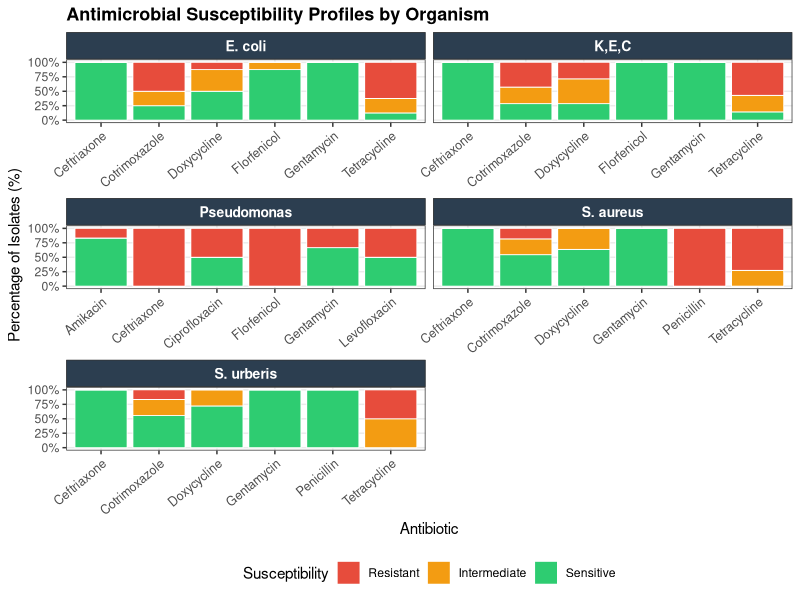
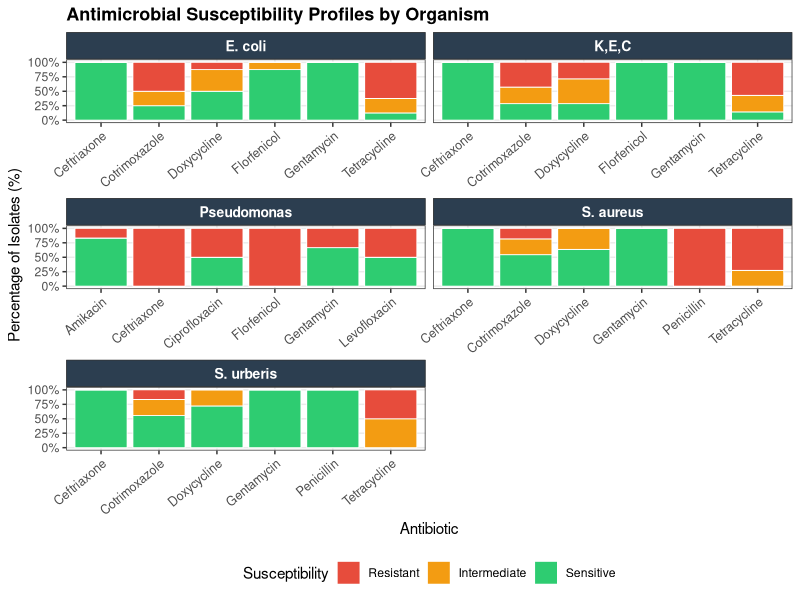

The R script that drew these images, in order:
## ---- chunk 1
library(ggplot2)
library(dplyr)
library(tidyr)
library(readr)
library(readxl)

raw <- read_xlsx("../data/2026_ast_data_amik.xlsx", na = c("", "NA"))

head(raw)

## ---- chunk 2
# Clean column names
colnames(raw) <- trimws(colnames(raw))

cat("✔ File loaded:", nrow(raw), "rows x", ncol(raw), "columns\n")
cat("  Columns:", paste(colnames(raw), collapse = ", "), "\n\n")

## ---- chunk 3

# Identify antibiotic columns (everything except ID and Bacteria)
id_col  <- "Isolate_ID"
org_col <- "Bacteria"
ab_cols <- setdiff(colnames(raw), c(id_col, org_col))

ast_long <- raw %>%
  rename(Isolate_ID = all_of(id_col),
         Organism   = all_of(org_col)) %>%
  
  # pivot_longer
  pivot_longer(
    cols      = all_of(ab_cols),
    names_to  = "Antibiotic",
    values_to = "Result"
  ) %>%
  
  filter(!is.na(Result)) %>%                          # drop untested (blank cells)
  mutate(
    Result     = toupper(trimws(Result)),
    Organism   = trimws(Organism),
    Antibiotic = trimws(Antibiotic)
  ) %>%
  
  filter(Result %in% c("S", "I", "R")) %>%            # keep only valid SIR values
  mutate(Result = factor(Result, levels = c("S","I","R"), ordered = TRUE))

cat("✔ Data reshaped:", nrow(ast_long), "observations (blanks excluded)\n")
cat("  Organisms  :", paste(sort(unique(ast_long$Organism)), collapse = " | "), "\n")
cat("  Antibiotics:", paste(sort(unique(ast_long$Antibiotic)), collapse = ", "), "\n\n")


## ---- chunk 4

tested_matrix <- ast_long %>%
  distinct(Organism, Antibiotic) %>%
  mutate(Tested = "✔") %>%
  pivot_wider(names_from = Antibiotic, values_from = Tested, values_fill = "—")

cat("  Antibiotics tested per organism:\n")
print(as.data.frame(tested_matrix), row.names = FALSE)
cat("\n")

## ---- chunk 5
cat(strrep("=", 65), "\n")
cat("RESISTANCE PROFILES PER ORGANISM\n")
cat(strrep("=", 65), "\n")

summary_table <- ast_long %>%
  group_by(Organism, Antibiotic) %>%
  summarise(
    n           = n(),
    S_n         = sum(Result == "S"),
    I_n         = sum(Result == "I"),
    R_n         = sum(Result == "R"),
    S_pct       = round(S_n / n * 100, 1),
    I_pct       = round(I_n / n * 100, 1),
    R_pct       = round(R_n / n * 100, 1),
    NonSusc_pct = round((I_n + R_n) / n * 100, 1),
    .groups = "drop"
  )

for (org in sort(unique(summary_table$Organism))) {
  sub <- summary_table %>% filter(Organism == org)
  n_isolates <- ast_long %>% filter(Organism == org) %>%
    distinct(Isolate_ID) %>% nrow()
  cat(sprintf("\n  Organism: %-20s | n = %d isolates\n", org, n_isolates))
  cat("  ", strrep("-", 62), "\n", sep = "")
  cat(sprintf("  %-18s %5s %7s  %5s %7s  %5s %7s  %9s\n",
              "Antibiotic","S","S%","I","I%","R","R%","NonSusc%"))
  cat("  ", strrep("-", 62), "\n", sep = "")
  for (i in seq_len(nrow(sub))) {
    cat(sprintf("  %-18s %5d %6.1f%%  %5d %6.1f%%  %5d %6.1f%%  %8.1f%%\n",
                sub$Antibiotic[i],
                sub$S_n[i], sub$S_pct[i],
                sub$I_n[i], sub$I_pct[i],
                sub$R_n[i], sub$R_pct[i],
                sub$NonSusc_pct[i]))
  }
}

## ---- chunk 6
cat("\n\n", strrep("=", 65), "\n", sep = "")
cat("  MULTI-DRUG RESISTANCE (MDR)\n")
cat("  Resistant (R) to >= 3 antibiotics\n")
cat(strrep("=", 65), "\n\n")

mdr_table <- ast_long %>%
  group_by(Organism, Isolate_ID) %>%
  summarise(R_count = sum(Result == "R"), .groups = "drop") %>%
  group_by(Organism) %>%
  summarise(
    n_isolates = n(),
    MDR_n      = sum(R_count >= 3),
    MDR_pct    = round(MDR_n / n_isolates * 100, 1),
    .groups    = "drop"
  )

print(mdr_table, row.names = FALSE)

## ---- chunk 7
cat("\n\n", strrep("=", 65), "\n", sep = "")
cat("  INTER-ORGANISM STATISTICAL COMPARISON\n")
cat("  Rule: Fisher's Exact if any expected count < 5\n")
cat("        Chi-Square if all expected counts >= 5\n")
cat("  Only antibiotics tested in BOTH organisms are compared\n")
cat(strrep("=", 65), "\n")

organisms <- sort(unique(ast_long$Organism))
pairs     <- combn(organisms, 2, simplify = FALSE)

all_test_results <- list()

for (pair in pairs) {
  org1 <- pair[1]; org2 <- pair[2]
  d1   <- ast_long %>% filter(Organism == org1)
  d2   <- ast_long %>% filter(Organism == org2)
  shared_abs <- intersect(unique(d1$Antibiotic), unique(d2$Antibiotic))

  if (length(shared_abs) == 0) {
    cat(sprintf("\n  %s vs %s: No shared antibiotics — skipped\n", org1, org2))
    next
  }

  cat(sprintf("\n  ┌── %s  vs  %s\n", org1, org2))
  cat(sprintf("  %-20s %-15s %-12s %-10s %s\n",
              "Antibiotic","Test","Statistic","p-value","Sig."))
  cat("  ", strrep("-", 63), "\n", sep = "")

  for (ab in shared_abs) {
    v1  <- factor(d1$Result[d1$Antibiotic == ab], levels = c("S","I","R"))
    v2  <- factor(d2$Result[d2$Antibiotic == ab], levels = c("S","I","R"))
    tab <- rbind(table(v1), table(v2))
    tab <- tab[, colSums(tab) > 0, drop = FALSE]

    if (ncol(tab) < 2) {
      cat(sprintf("  %-20s %-15s %-12s %-10s\n", ab, "N/A", "—", "uniform"))
      next
    }

    expected   <- outer(rowSums(tab), colSums(tab)) / sum(tab)
    use_fisher <- any(expected < 5)

    if (use_fisher) {
      res       <- fisher.test(tab, simulate.p.value = TRUE, B = 10000)
      test_name <- "Fisher's Exact"
      stat_str  <- "—"
      p_val     <- res$p.value
    } else {
      res       <- chisq.test(tab)
      test_name <- "Chi-Square"
      stat_str  <- paste0("X2=", round(res$statistic, 2))
      p_val     <- res$p.value
    }

    sig   <- ifelse(p_val < 0.001, "***",
             ifelse(p_val < 0.01,  "**",
             ifelse(p_val < 0.05,  "*", "ns")))
    p_str <- ifelse(p_val < 0.001, "<0.001", as.character(round(p_val, 3)))

    cat(sprintf("  %-20s %-15s %-12s %-10s %s\n",
                ab, test_name, stat_str, p_str, sig))

    all_test_results[[paste(org1, org2, ab, sep = "|")]] <-
      data.frame(Org1 = org1, Org2 = org2, Antibiotic = ab,
                 Test = test_name, p_value = p_val, Sig = sig)
  }
}


## ---- chunk 8

cat("\n\n", strrep("=", 65), "\n", sep = "")
cat("  KRUSKAL-WALLIS TEST (within-organism)\n")
cat("  Ordinal scores: S=0, I=1, R=2\n")
cat("  Tests whether resistance levels differ across antibiotics\n")
cat(strrep("=", 65), "\n\n")

ast_long <- ast_long %>%
  mutate(Score = as.integer(Result) - 1)   # S=0, I=1, R=2

for (org in sort(unique(ast_long$Organism))) {
  sub     <- ast_long %>% filter(Organism == org)
  ab_list <- unique(sub$Antibiotic)
  groups  <- lapply(ab_list, function(ab) sub$Score[sub$Antibiotic == ab])
  vary    <- sapply(groups, function(g) length(unique(g)) > 1)
  groups  <- groups[vary]
  labels  <- ab_list[vary]

  if (length(groups) < 2) {
    cat(sprintf("  %-22s: Not enough variation across antibiotics\n", org))
    next
  }

  res   <- kruskal.test(groups)
  sig   <- ifelse(res$p.value < 0.001, "***",
           ifelse(res$p.value < 0.01,  "**",
           ifelse(res$p.value < 0.05,  "*", "ns")))
  p_str <- ifelse(res$p.value < 0.001, "<0.001",
                  formatC(res$p.value, format = "f", digits = 4))

  cat(sprintf("  %-22s: H = %.2f, df = %d, p = %s %s\n",
              org, res$statistic, res$parameter, p_str, sig))
  cat(sprintf("  %sTested: %s\n\n", strrep(" ", 25), paste(labels, collapse = ", ")))
}

## ---- chunk 9
plot_data <- summary_table %>%
  select(Organism, Antibiotic, S_pct, I_pct, R_pct) %>%
  pivot_longer(cols      = c(S_pct, I_pct, R_pct),
               names_to  = "Category",
               values_to = "Percentage") %>%
  mutate(
    Category = recode(Category, "S_pct" = "S", "I_pct" = "I", "R_pct" = "R"),
    Category = factor(Category, levels = c("R","I","S"))
  )

sir_colors <- c("S" = "#2ecc71", "I" = "#f39c12", "R" = "#e74c3c")

p <- ggplot(plot_data, aes(x = Antibiotic, y = Percentage, fill = Category)) +
  geom_bar(stat = "identity", position = "stack",
           color = "white", linewidth = 0.3) +
  facet_wrap(~Organism, scales = "free_x", ncol = 2) +
  scale_fill_manual(
    values = sir_colors,
    labels = c("S" = "Sensitive", "I" = "Intermediate", "R" = "Resistant"),
    name   = "Susceptibility"
  ) +
  scale_y_continuous(labels = scales::label_percent(scale = 1)) +
  labs(
    title    = "Antimicrobial Susceptibility Profiles by Organism",
    x        = "Antibiotic",
    y        = "Percentage of Isolates (%)"
  ) +
  theme_bw(base_size = 11) +
  theme(
    axis.text.x      = element_text(angle = 40, hjust = 1, size = 9),
    strip.background = element_rect(fill = "#2c3e50"),
    strip.text       = element_text(color = "white", face = "bold", size = 10),
    legend.position  = "bottom",
    plot.title       = element_text(face = "bold", size = 13),
    plot.subtitle    = element_text(size = 10, color = "gray40"),
    panel.grid.minor = element_blank()
  )

print(p)

ggsave("AST_Plot.png", p, width = 13, height = 9, dpi = 300)

## ---- chunk 10

write.csv(summary_table, "AST_Resistance_Summary.csv", row.names = FALSE)
write.csv(mdr_table,     "AST_MDR_Summary.csv",        row.names = FALSE)

if (length(all_test_results) > 0) {
  test_df <- do.call(rbind, all_test_results)
  write.csv(test_df, "AST_Statistical_Tests.csv", row.names = FALSE)
}

cat("\n✔ Exported:\n")
cat("  → AST_Resistance_Summary.csv\n")
cat("  → AST_MDR_Summary.csv\n")
cat("  → AST_Statistical_Tests.csv\n\n")
cat(strrep("=", 65), "\n")
cat("Significance: *** p<0.001 | ** p<0.01 | * p<0.05 | ns = not significant\n")
cat(strrep("=", 65), "\n")
